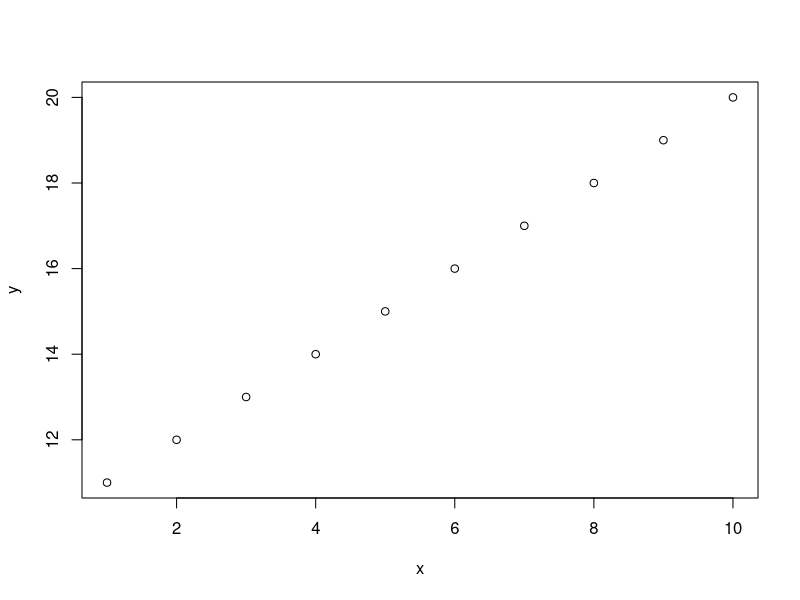

Here is the R script that generated this plot:
## ---- chunk 1
1 + 1
2 + 2
## ---- chunk 2
1 - 1
1 + 1
1 + 2
## ---- chunk 3
1 + 1 # addition
1 - 1 # subtraction
1 * 1 # multiplication
1 / 1 # division
## ---- chunk 4
?sum # or type the function in the 'Help' tab to see all documentation
## ---- chunk 5
sum(1, 2, 3, 4) 
## ---- chunk 6
sum(1, 2, 3, NA, na.rm = TRUE) 
## ---- chunk 7
y <- 5 # this assigns 'y' as 5, but you will not see an output unless you call the assigned variable

y # if we call, 'y' we should see the output as '5'
## ---- chunk 8
y = 5 # this does the exact same thing, but use <- exclusively, except when working within a function 
## ---- chunk 9
y <- 4 # this reassigns 'x' as 4 and does NOT save the previous assignment, so be careful! 

# How can we confirm the change in variable assignment?
## ---- chunk 10
#3 <- 5 # you can't use any numerics in your assignment!
#3.dog <- 5 # you can't use any numerics in your assignment!
## ---- chunk 11
# You can assign larger pieces of data such as --

z <- 1 + 2 + 3 + 4 + 5 + 6 + 7 + 8
z
## ---- chunk 12
# Best practices recommend that you assign new variables after a modification, rather than overwriting previous variables. 

# For example -- 

x <- 4 # assign x as 4

x

y <- 2 # assign y as 2

y

xy <- x + y # Let's say we want to add x and y, we should name the output something different from our input values of 'x' or 'y'. 
xy
## ---- chunk 13
x <- 1 # this is a vector
x

y <- c(1, 3, 5, 7) # we can also use the `c()` function, which stands for concatenate, to create a string of vectors 
y

z <- c(x, y) # `c()` can also concatenate multiple vectors
z
## ---- chunk 14
x <- 1:10
x
## ---- chunk 15
seq(from = 0, to = 10, by = 2)

# are there other arguments we can use?

?seq
## ---- chunk 16
rep(1:3, times = 2) # repeats the sequence 1 to 3 twice 

rep(1:3, each = 2) # repeats each variable twice in the sequence of 1 to 3

rep(1:3, length.out = 10) # repeats the sequence 1:3 with a vector of length 10

x <- 1:5
rep(x, length.out = 10) # the input can also be a vector

# are there other arguments we can use? 
## ---- chunk 17
x <- c(1:10)
x

y <- c(1, 2, 1, 8, 3, 2, 4, 3, 1, 2)
y

x + y
x - y
x * y
x / y
## ---- chunk 18
x <- c(1:10)
y <- c(1,2)
x
y

x + y
x * y
## ---- chunk 19
length(x)
## ---- chunk 20
x <- seq(from = 10, to = 30, by = 1) # one dimensional vector

x[1] # first element of the vector

x[2] # second element

x[length(x)] # last element 

x[1:3] # first three elements

x[-1] # first element excluded

x[x < 20] # what does this do?

x < 20 # what is the difference between this line and the code above it? 
## ---- chunk 21
x <- seq(from = 1, to = 10, by = 1)
x

y <- seq(from = 11, to = 20, by = 1)

y <- x < 5
z <- x < 7
y
z

# List of logical operators:
# <, <= less than or less than or equal to
# >, >= greater than or greater than or equal to
# == for exact equality
# != for inequality
## ---- chunk 22
x <- c(1:10)
x
dim(x) # does not work for a vector

x <- matrix(1:10, nrow = 2, ncol = 5, byrow = T)
x
dim(x) # works
## ---- chunk 23
x <- array(1:20, dim=c(4,5))
x
## ---- chunk 24
a <- rep(0, times = 10)
a

b <- matrix(1:10, nrow = 2, ncol = 5, byrow = T)
b

c <- array(0, dim = c(3, 10))
c

# You can also use NA (Not Available) or NaN (Not a Number) to pre-fill data types
d <- rep(NaN, times = 10)
d
## ---- chunk 25
x
t(x)
## ---- chunk 26
dat <- data.frame(id = letters[1:10], 
                  x = seq(0, 0.9, by = 0.1), 
                  y = 1:10L, 
                  answer = c(TRUE, FALSE))

dat

str(dat)
## ---- chunk 27
dim(dat)

# How many rows and columns are there? 
## ---- chunk 28
# Take the value in the 1st row and 2nd column of dat, and store it in x
x <- dat[1, 2]
x

# Take the value in the 20th row and 4th column of dat, and store it in y
y <- dat[20, 4]
y
## ---- chunk 29
p <- dat[1:2, 1:2] # similar to when creating vectors, the : symbol tells are to start index 1 and go to index 2, this does not need to start 1

p
## ---- chunk 30
dat[c(1, 3, 5), c(2, 3, 4)]
## ---- chunk 31
# All columns from row 1
dat[1, ]

# All rows from column 4
dat[, 4]
## ---- chunk 32
abc <- letters[1:10]
b <- seq(0, 0.9, by = 0.1)
y <- 1:10
answer <- c(TRUE, FALSE)

new.list <- list(abc, b, y, answer)
new.list
str(new.list)

# Similar to subsetting in a data frame, you can isolate elements of a list with 
    # [[]] - within a given list
    # [] - within a given data type

new.list[[1]][1]
## ---- chunk 33
mat.new <- matrix(rnorm(50, 1:100), nrow = 5, ncol = 5, byrow = T)

mat.new

sum(mat.new[, 1])
sum(mat.new[, 2])
sum(mat.new[, 3])
sum(mat.new[, 4])
sum(mat.new[, 5])
# and so forth - is this the most efficient way to do something? 
## ---- chunk 34
x <- 1:10 # make a vector 

y <- rep(NaN, length(x))  # create an object y to hold the answer by repeating the number 0 into a vector of the same length as x (i.e., 9 slots)

for (i in 1:length(x)) { # for every number in the vector x, starting at the first variable
  y[i] <- x[i] + 5 # add five to it and store it in the vector y, our new values will overwrite y 
}

y
## ---- chunk 35
y <- x + 5
y
## ---- chunk 36
x <- 1:10

y <- rep(NaN, length(x) - 1) 
 
for (puppies in 1:length(x) - 1) {
  y[puppies] <- x[puppies] + x[puppies + 1] 
}

y
## ---- chunk 37
x <- c(1:10)

emptydat <- rep(NA, length(x))

for (i in 1:length(x)){
   emptydat[i] <- ifelse(x[i] > 5, "yes", "no")
}

emptydat
## ---- chunk 38

## ---- chunk 39

## ---- chunk 40

## ---- chunk 41

## ---- chunk 42
vector.1 <- 1:10 

vector.1 

vector.2 <- rep(NaN, times = length(vector.1)) 

for(i in 1:length(vector.1)) { 
  vector.2[i] <- vector.1[i] + 1 
}

vector.2 
## ---- chunk 43
# Use variable assignment to assign 10 as b and 1 as m
b <- 10
m <- 1

# Create a vector that ranges from 1 to 100 and name it 'x' using variable assignment. (2 pts)
####### WRITE YOUR ANSWER HERE #######



######################################

# Create a holding vector for 'y' using the rep() function that is of the same length as vector x, but populate this vector with NaN. (2 pts)
####### WRITE YOUR ANSWER HERE #######



######################################

# Write out what each line below means in words:
for (i in 1:length(x)) { # WRITE YOUR ANSWER HERE (1pt)
  y[i] <- m * x[i] + b # WRITE YOUR ANSWER HERE (1pt)
}

# Print y (1 pt)
####### WRITE YOUR ANSWER HERE #######



######################################

# Use the plot function to plot y as a function of x 
plot(y~x)
## ---- chunk 44
# vector of values
fibseq <- c(0, 1, 1, 2, 3, 5, 8, 13, 21, 34)

# create a holding vector (1 pt)


# write a for() loop (2 pts)
####### WRITE YOUR FOR() LOOP HERE ########



###########################################

# print the final vector (1 pt)

